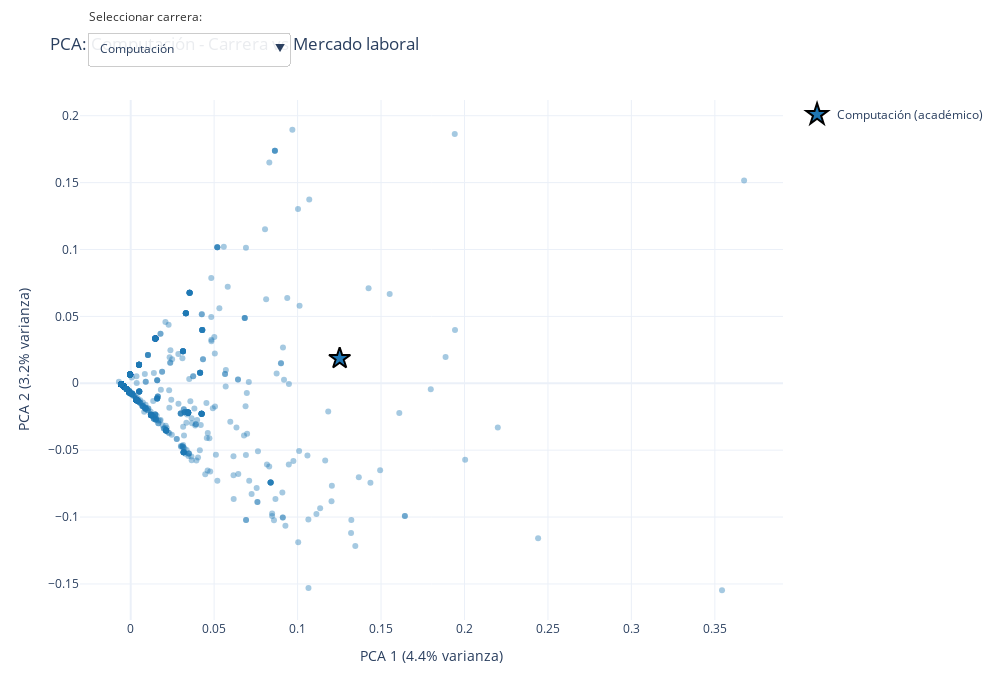

Write notebook code for a chart like this one.
### Markdown cell above
## 7. Configurar layout y exportar

### Code cell
# Configurar layout con dropdown
fig.update_layout(
    title=f'PCA: {nombres_carreras[0]} - Carrera vs Mercado laboral',
    xaxis_title=f'PCA 1 ({pca_global.explained_variance_ratio_[0]*100:.1f}% varianza)',
    yaxis_title=f'PCA 2 ({pca_global.explained_variance_ratio_[1]*100:.1f}% varianza)',
    width=1000,
    height=700,
    template='plotly_white',
    hovermode='closest',
    updatemenus=[
        dict(
            buttons=buttons,
            direction='down',
            pad={'r': 10, 't': 10},
            showactive=True,
            x=0.01,
            xanchor='left',
            y=1.15,
            yanchor='top',
            bgcolor='rgba(255, 255, 255, 0.9)',
            bordercolor='#CCCCCC',
            borderwidth=1
        )
    ],
    annotations=[
        dict(
            text='Seleccionar carrera:',
            showarrow=False,
            x=0.01,
            y=1.18,
            xref='paper',
            yref='paper',
            align='left',
            xanchor='left',
            yanchor='top',
            font=dict(size=12, color='#333333')
        )
    ]
)

# Mostrar en notebook
fig.show()

# Exportar a HTML
nombre_archivo = 'PCA_global.html'
pio.write_html(fig, nombre_archivo, auto_open=False)

print(f"\n{'='*80}")
print(f"✓ Visualización completada exitosamente")
print(f"{'='*80}")
print(f"\nEstadísticas:")
print(f"   - Carreras analizadas: {len(nombres_carreras)}")
print(f"   - Total de puntos: {len(pca_result_global):,}")
print(f"   - Trazas Plotly: {len(fig.data)}")
print(f"\nArchivo generado: {nombre_archivo}")

### Figure 1 — Plotly figure (JSON) as saved in the notebook; plotly's stock layout.template omitted (floating-point values rounded to 4 significant figures; data arrays with more than 128 entries replaced by an {"elided": "..."} marker saying what was removed)
{"data": [{"hovertemplate": "<b>Computación</b><br>Académico<br>PC1: %{x:.3f}<br>PC2: %{y:.3f}<extra></extra>", "legendgroup": "Computación", "marker": {"color": "#1f77b4", "line": {"color": "black", "width": 2}, "size": 16, "symbol": "star"}, "mode": "markers", "name": "Computación (académico)", "type": "scatter", "visible": true, "x": [0.1252], "y": [0.01859]}, {"hovertemplate": "<b>Computación</b><br>Oferta laboral<br>PC1: %{x:.3f}<br>PC2: %{y:.3f}<extra></extra>", "legendgroup": "Computación", "marker": {"color": "#1f77b4", "opacity": 0.4, "size": 6, "symbol": "circle"}, "mode": "markers", "name": "Computación (laboral)", "showlegend": false, "type": "scatter", "visible": true, "x": {"elided": "4101 float values"}, "y": {"elided": "4101 float values"}}, {"hovertemplate": "<b>Ciencias De Datos E IA</b><br>Académico<br>PC1: %{x:.3f}<br>PC2: %{y:.3f}<extra></extra>", "legendgroup": "Ciencias De Datos E IA", "marker": {"color": "#ff7f0e", "line": {"color": "black", "width": 2}, "size": 16, "symbol": "star"}, "mode": "markers", "name": "Ciencias De Datos E IA (académico)", "type": "scatter", "visible": false, "x": [0.9041], "y": [-0.8781]}, {"hovertemplate": "<b>Ciencias De Datos E IA</b><br>Oferta laboral<br>PC1: %{x:.3f}<br>PC2: %{y:.3f}<extra></extra>", "legendgroup": "Ciencias De Datos E IA", "marker": {"color": "#ff7f0e", "opacity": 0.4, "size": 6, "symbol": "circle"}, "mode": "markers", "name": "Ciencias De Datos E IA (laboral)", "showlegend": false, "type": "scatter", "visible": false, "x": {"elided": "4836 float values"}, "y": {"elided": "4836 float values"}}, {"hovertemplate": "<b>Software</b><br>Académico<br>PC1: %{x:.3f}<br>PC2: %{y:.3f}<extra></extra>", "legendgroup": "Software", "marker": {"color": "#2ca02c", "line": {"color": "black", "width": 2}, "size": 16, "symbol": "star"}, "mode": "markers", "name": "Software (académico)", "type": "scatter", "visible": false, "x": [0.2888], "y": [-0.1384]}, {"hovertemplate": "<b>Software</b><br>Oferta laboral<br>PC1: %{x:.3f}<br>PC2: %{y:.3f}<extra></extra>", "legendgroup": "Software", "marker": {"color": "#2ca02c", "opacity": 0.4, "size": 6, "symbol": "circle"}, "mode": "markers", "name": "Software (laboral)", "showlegend": false, "type": "scatter", "visible": false, "x": {"elided": "5873 float values"}, "y": {"elided": "5873 float values"}}, {"hovertemplate": "<b>Sistemas de Información</b><br>Académico<br>PC1: %{x:.3f}<br>PC2: %{y:.3f}<extra></extra>", "legendgroup": "Sistemas de Información", "marker": {"color": "#d62728", "line": {"color": "black", "width": 2}, "size": 16, "symbol": "star"}, "mode": "markers", "name": "Sistemas de Información (académico)", "type": "scatter", "visible": false, "x": [0.1471], "y": [0.01105]}, {"hovertemplate": "<b>Sistemas de Información</b><br>Oferta laboral<br>PC1: %{x:.3f}<br>PC2: %{y:.3f}<extra></extra>", "legendgroup": "Sistemas de Información", "marker": {"color": "#d62728", "opacity": 0.4, "size": 6, "symbol": "circle"}, "mode": "markers", "name": "Sistemas de Información (laboral)", "showlegend": false, "type": "scatter", "visible": false, "x": {"elided": "6157 float values"}, "y": {"elided": "6157 float values"}}, {"hovertemplate": "<b>Administración de Empresas</b><br>Académico<br>PC1: %{x:.3f}<br>PC2: %{y:.3f}<extra></extra>", "legendgroup": "Administración de Empresas", "marker": {"color": "#9467bd", "line": {"color": "black", "width": 2}, "size": 16, "symbol": "star"}, "mode": "markers", "name": "Administración de Empresas (académico)", "type": "scatter", "visible": false, "x": [0.1769], "y": [0.1215]}, {"hovertemplate": "<b>Administración de Empresas</b><br>Oferta laboral<br>PC1: %{x:.3f}<br>PC2: %{y:.3f}<extra></extra>", "legendgroup": "Administración de Empresas", "marker": {"color": "#9467bd", "opacity": 0.4, "size": 6, "symbol": "circle"}, "mode": "markers", "name": "Administración de Empresas (laboral)", "showlegend": false, "type": "scatter", "visible": false, "x": {"elided": "5220 float values"}, "y": {"elided": "5220 float values"}}, {"hovertemplate": "<b>Agroindustria</b><br>Académico<br>PC1: %{x:.3f}<br>PC2: %{y:.3f}<extra></extra>", "legendgroup": "Agroindustria", "marker": {"color": "#8c564b", "line": {"color": "black", "width": 2}, "size": 16, "symbol": "star"}, "mode": "markers", "name": "Agroindustria (académico)", "type": "scatter", "visible": false, "x": [0.07594], "y": [0.002854]}, {"hovertemplate": "<b>Agroindustria</b><br>Oferta laboral<br>PC1: %{x:.3f}<br>PC2: %{y:.3f}<extra></extra>", "legendgroup": "Agroindustria", "marker": {"color": "#8c564b", "opacity": 0.4, "size": 6, "symbol": "circle"}, "mode": "markers", "name": "Agroindustria (laboral)", "showlegend": false, "type": "scatter", "visible": false, "x": {"elided": "1688 float values"}, "y": {"elided": "1688 float values"}}, {"hovertemplate": "<b>Matemática</b><br>Académico<br>PC1: %{x:.3f}<br>PC2: %{y:.3f}<extra></extra>", "legendgroup": "Matemática", "marker": {"color": "#e377c2", "line": {"color": "black", "width": 2}, "size": 16, "symbol": "star"}, "mode": "markers", "name": "Matemática (académico)", "type": "scatter", "visible": false, "x": [0.3567], "y": [-0.0265]}, {"hovertemplate": "<b>Matemática</b><br>Oferta laboral<br>PC1: %{x:.3f}<br>PC2: %{y:.3f}<extra></extra>", "legendgroup": "Matemática", "marker": {"color": "#e377c2", "opacity": 0.4, "size": 6, "symbol": "circle"}, "mode": "markers", "name": "Matemática (laboral)", "showlegend": false, "type": "scatter", "visible": false, "x": {"elided": "399 float values"}, "y": {"elided": "399 float values"}}, {"hovertemplate": "<b>Matemática Aplicada</b><br>Académico<br>PC1: %{x:.3f}<br>PC2: %{y:.3f}<extra></extra>", "legendgroup": "Matemática Aplicada", "marker": {"color": "#7f7f7f", "line": {"color": "black", "width": 2}, "size": 16, "symbol": "star"}, "mode": "markers", "name": "Matemática Aplicada (académico)", "type": "scatter", "visible": false, "x": [0.291], "y": [0.07926]}, {"hovertemplate": "<b>Matemática Aplicada</b><br>Oferta laboral<br>PC1: %{x:.3f}<br>PC2: %{y:.3f}<extra></extra>", "legendgroup": "Matemática Aplicada", "marker": {"color": "#7f7f7f", "opacity": 0.4, "size": 6, "symbol": "circle"}, "mode": "markers", "name": "Matemática Aplicada (laboral)", "showlegend": false, "type": "scatter", "visible": false, "x": {"elided": "383 float values"}, "y": {"elided": "383 float values"}}, {"hovertemplate": "<b>Física</b><br>Académico<br>PC1: %{x:.3f}<br>PC2: %{y:.3f}<extra></extra>", "legendgroup": "Física", "marker": {"color": "#bcbd22", "line": {"color": "black", "width": 2}, "size": 16, "symbol": "star"}, "mode": "markers", "name": "Física (académico)", "type": "scatter", "visible": false, "x": [0.1729], "y": [0.008372]}, {"hovertemplate": "<b>Física</b><br>Oferta laboral<br>PC1: %{x:.3f}<br>PC2: %{y:.3f}<extra></extra>", "legendgroup": "Física", "marker": {"color": "#bcbd22", "opacity": 0.4, "size": 6, "symbol": "circle"}, "mode": "markers", "name": "Física (laboral)", "showlegend": false, "type": "scatter", "visible": false, "x": {"elided": "1614 float values"}, "y": {"elided": "1614 float values"}}, {"hovertemplate": "<b>Geología</b><br>Académico<br>PC1: %{x:.3f}<br>PC2: %{y:.3f}<extra></extra>", "legendgroup": "Geología", "marker": {"color": "#17becf", "line": {"color": "black", "width": 2}, "size": 16, "symbol": "star"}, "mode": "markers", "name": "Geología (académico)", "type": "scatter", "visible": false, "x": [0.1668], "y": [0.09708]}, {"hovertemplate": "<b>Geología</b><br>Oferta laboral<br>PC1: %{x:.3f}<br>PC2: %{y:.3f}<extra></extra>", "legendgroup": "Geología", "marker": {"color": "#17becf", "opacity": 0.4, "size": 6, "symbol": "circle"}, "mode": "markers", "name": "Geología (laboral)", "showlegend": false, "type": "scatter", "visible": false, "x": {"elided": "1074 float values"}, "y": {"elided": "1074 float values"}}, {"hovertemplate": "<b>Ingeniería De La Producción</b><br>Académico<br>PC1: %{x:.3f}<br>PC2: %{y:.3f}<extra></extra>", "legendgroup": "Ingeniería De La Producción", "marker": {"color": "#F0F8FF", "line": {"color": "black", "width": 2}, "size": 16, "symbol": "star"}, "mode": "markers", "name": "Ingeniería De La Producción (académico)", "type": "scatter", "visible": false, "x": [0.2887], "y": [0.2224]}, {"hovertemplate": "<b>Ingeniería De La Producción</b><br>Oferta laboral<br>PC1: %{x:.3f}<br>PC2: %{y:.3f}<extra></extra>", "legendgroup": "Ingeniería De La Producción", "marker": {"color": "#F0F8FF", "opacity": 0.4, "size": 6, "symbol": "circle"}, "mode": "markers", "name": "Ingeniería De La Producción (laboral)", "showlegend": false, "type": "scatter", "visible": false, "x": {"elided": "4503 float values"}, "y": {"elided": "4503 float values"}}, {"hovertemplate": "<b>Materiales</b><br>Académico<br>PC1: %{x:.3f}<br>PC2: %{y:.3f}<extra></extra>", "legendgroup": "Materiales", "marker": {"color": "#FAEBD7", "line": {"color": "black", "width": 2}, "size": 16, "symbol": "star"}, "mode": "markers", "name": "Materiales (académico)", "type": "scatter", "visible": false, "x": [0.3306], "y": [0.2399]}, {"hovertemplate": "<b>Materiales</b><br>Oferta laboral<br>PC1: %{x:.3f}<br>PC2: %{y:.3f}<extra></extra>", "legendgroup": "Materiales", "marker": {"color": "#FAEBD7", "opacity": 0.4, "size": 6, "symbol": "circle"}, "mode": "markers", "name": "Materiales (laboral)", "showlegend": false, "type": "scatter", "visible": false, "x": {"elided": "2127 float values"}, "y": {"elided": "2127 float values"}}, {"hovertemplate": "<b>Mecánica</b><br>Académico<br>PC1: %{x:.3f}<br>PC2: %{y:.3f}<extra></extra>", "legendgroup": "Mecánica", "marker": {"color": "#00FFFF", "line": {"color": "black", "width": 2}, "size": 16, "symbol": "star"}, "mode": "markers", "name": "Mecánica (académico)", "type": "scatter", "visible": false, "x": [0.26], "y": [-0.06364]}, {"hovertemplate": "<b>Mecánica</b><br>Oferta laboral<br>PC1: %{x:.3f}<br>PC2: %{y:.3f}<extra></extra>", "legendgroup": "Mecánica", "marker": {"color": "#00FFFF", "opacity": 0.4, "size": 6, "symbol": "circle"}, "mode": "markers", "name": "Mecánica (laboral)", "showlegend": false, "type": "scatter", "visible": false, "x": {"elided": "1633 float values"}, "y": {"elided": "1633 float values"}}, {"hovertemplate": "<b>Mecatrónica</b><br>Académico<br>PC1: %{x:.3f}<br>PC2: %{y:.3f}<extra></extra>", "legendgroup": "Mecatrónica", "marker": {"color": "#7FFFD4", "line": {"color": "black", "width": 2}, "size": 16, "symbol": "star"}, "mode": "markers", "name": "Mecatrónica (académico)", "type": "scatter", "visible": false, "x": [0.5075], "y": [0.1095]}, {"hovertemplate": "<b>Mecatrónica</b><br>Oferta laboral<br>PC1: %{x:.3f}<br>PC2: %{y:.3f}<extra></extra>", "legendgroup": "Mecatrónica", "marker": {"color": "#7FFFD4", "opacity": 0.4, "size": 6, "symbol": "circle"}, "mode": "markers", "name": "Mecatrónica (laboral)", "showlegend": false, "type": "scatter", "visible": false, "x": {"elided": "1338 float values"}, "y": {"elided": "1338 float values"}}, {"hovertemplate": "<b>Petróleos</b><br>Académico<br>PC1: %{x:.3f}<br>PC2: %{y:.3f}<extra></extra>", "legendgroup": "Petróleos", "marker": {"color": "#F0FFFF", "line": {"color": "black", "width": 2}, "size": 16, "symbol": "star"}, "mode": "markers", "name": "Petróleos (académico)", "type": "scatter", "visible": false, "x": [0.1847], "y": [0.3087]}, {"hovertemplate": "<b>Petróleos</b><br>Oferta laboral<br>PC1: %{x:.3f}<br>PC2: %{y:.3f}<extra></extra>", "legendgroup": "Petróleos", "marker": {"color": "#F0FFFF", "opacity": 0.4, "size": 6, "symbol": "circle"}, "mode": "markers", "name": "Petróleos (laboral)", "showlegend": false, "type": "scatter", "visible": false, "x": {"elided": "1551 float values"}, "y": {"elided": "1551 float values"}}, {"hovertemplate": "<b>Ingeniería Química</b><br>Académico<br>PC1: %{x:.3f}<br>PC2: %{y:.3f}<extra></extra>", "legendgroup": "Ingeniería Química", "marker": {"color": "#F5F5DC", "line": {"color": "black", "width": 2}, "size": 16, "symbol": "star"}, "mode": "markers", "name": "Ingeniería Química (académico)", "type": "scatter", "visible": false, "x": [0.2747], "y": [-0.08214]}, {"hovertemplate": "<b>Ingeniería Química</b><br>Oferta laboral<br>PC1: %{x:.3f}<br>PC2: %{y:.3f}<extra></extra>", "legendgroup": "Ingeniería Química", "marker": {"color": "#F5F5DC", "opacity": 0.4, "size": 6, "symbol": "circle"}, "mode": "markers", "name": "Ingeniería Química (laboral)", "showlegend": false, "type": "scatter", "visible": false, "x": {"elided": "1148 float values"}, "y": {"elided": "1148 float values"}}, {"hovertemplate": "<b>Telecomunicaciones</b><br>Académico<br>PC1: %{x:.3f}<br>PC2: %{y:.3f}<extra></extra>", "legendgroup": "Telecomunicaciones", "marker": {"color": "#FFE4C4", "line": {"color": "black", "width": 2}, "size": 16, "symbol": "star"}, "mode": "markers", "name": "Telecomunicaciones (académico)", "type": "scatter", "visible": false, "x": [0.1861], "y": [-0.03353]}, {"hovertemplate": "<b>Telecomunicaciones</b><br>Oferta laboral<br>PC1: %{x:.3f}<br>PC2: %{y:.3f}<extra></extra>", "legendgroup": "Telecomunicaciones", "marker": {"color": "#FFE4C4", "opacity": 0.4, "size": 6, "symbol": "circle"}, "mode": "markers", "name": "Telecomunicaciones (laboral)", "showlegend": false, "type": "scatter", "visible": false, "x": {"elided": "2935 float values"}, "y": {"elided": "2935 float values"}}, {"hovertemplate": "<b>Ingeniería Civil</b><br>Académico<br>PC1: %{x:.3f}<br>PC2: %{y:.3f}<extra></extra>", "legendgroup": "Ingeniería Civil", "marker": {"color": "#000000", "line": {"color": "black", "width": 2}, "size": 16, "symbol": "star"}, "mode": "markers", "name": "Ingeniería Civil (académico)", "type": "scatter", "visible": false, "x": [0.3196], "y": [0.03003]}, {"hovertemplate": "<b>Ingeniería Civil</b><br>Oferta laboral<br>PC1: %{x:.3f}<br>PC2: %{y:.3f}<extra></extra>", "legendgroup": "Ingeniería Civil", "marker": {"color": "#000000", "opacity": 0.4, "size": 6, "symbol": "circle"}, "mode": "markers", "name": "Ingeniería Civil (laboral)", "showlegend": false, "type": "scatter", "visible": false, "x": {"elided": "3864 float values"}, "y": {"elided": "3864 float values"}}, {"hovertemplate": "<b>Economía</b><br>Académico<br>PC1: %{x:.3f}<br>PC2: %{y:.3f}<extra></extra>", "legendgroup": "Economía", "marker": {"color": "#FFEBCD", "line": {"color": "black", "width": 2}, "size": 16, "symbol": "star"}, "mode": "markers", "name": "Economía (académico)", "type": "scatter", "visible": false, "x": [-0.00567], "y": [-0.0007693]}, {"hovertemplate": "<b>Economía</b><br>Oferta laboral<br>PC1: %{x:.3f}<br>PC2: %{y:.3f}<extra></extra>", "legendgroup": "Economía", "marker": {"color": "#FFEBCD", "opacity": 0.4, "size": 6, "symbol": "circle"}, "mode": "markers", "name": "Economía (laboral)", "showlegend": false, "type": "scatter", "visible": false, "x": {"elided": "2506 float values"}, "y": {"elided": "2506 float values"}}, {"hovertemplate": "<b>Electricidad</b><br>Académico<br>PC1: %{x:.3f}<br>PC2: %{y:.3f}<extra></extra>", "legendgroup": "Electricidad", "marker": {"color": "#0000FF", "line": {"color": "black", "width": 2}, "size": 16, "symbol": "star"}, "mode": "markers", "name": "Electricidad (académico)", "type": "scatter", "visible": false, "x": [0.4532], "y": [0.5318]}, {"hovertemplate": "<b>Electricidad</b><br>Oferta laboral<br>PC1: %{x:.3f}<br>PC2: %{y:.3f}<extra></extra>", "legendgroup": "Electricidad", "marker": {"color": "#0000FF", "opacity": 0.4, "size": 6, "symbol": "circle"}, "mode": "markers", "name": "Electricidad (laboral)", "showlegend": false, "type": "scatter", "visible": false, "x": {"elided": "2066 float values"}, "y": {"elided": "2066 float values"}}, {"hovertemplate": "<b>Electrónica Y Automatización</b><br>Académico<br>PC1: %{x:.3f}<br>PC2: %{y:.3f}<extra></extra>", "legendgroup": "Electrónica Y Automatización", "marker": {"color": "#8A2BE2", "line": {"color": "black", "width": 2}, "size": 16, "symbol": "star"}, "mode": "markers", "name": "Electrónica Y Automatización (académico)", "type": "scatter", "visible": false, "x": [0.325], "y": [0.2447]}, {"hovertemplate": "<b>Electrónica Y Automatización</b><br>Oferta laboral<br>PC1: %{x:.3f}<br>PC2: %{y:.3f}<extra></extra>", "legendgroup": "Electrónica Y Automatización", "marker": {"color": "#8A2BE2", "opacity": 0.4, "size": 6, "symbol": "circle"}, "mode": "markers", "name": "Electrónica Y Automatización (laboral)", "showlegend": false, "type": "scatter", "visible": false, "x": {"elided": "6349 float values"}, "y": {"elided": "6349 float values"}}, {"hovertemplate": "<b>Ingeniería Ambiental</b><br>Académico<br>PC1: %{x:.3f}<br>PC2: %{y:.3f}<extra></extra>", "legendgroup": "Ingeniería Ambiental", "marker": {"color": "#A52A2A", "line": {"color": "black", "width": 2}, "size": 16, "symbol": "star"}, "mode": "markers", "name": "Ingeniería Ambiental (académico)", "type": "scatter", "visible": false, "x": [0.08046], "y": [0.01514]}, {"hovertemplate": "<b>Ingeniería Ambiental</b><br>Oferta laboral<br>PC1: %{x:.3f}<br>PC2: %{y:.3f}<extra></extra>", "legendgroup": "Ingeniería Ambiental", "marker": {"color": "#A52A2A", "opacity": 0.4, "size": 6, "symbol": "circle"}, "mode": "markers", "name": "Ingeniería Ambiental (laboral)", "showlegend": false, "type": "scatter", "visible": false, "x": {"elided": "3295 float values"}, "y": {"elided": "3295 float values"}}], "layout": {"annotations": [{"align": "left", "font": {"color": "#333333", "size": 12}, "showarrow": false, "text": "Seleccionar carrera:", "x": 0.01, "xanchor": "left", "xref": "paper", "y": 1.18, "yanchor": "top", "yref": "paper"}], "height": 700, "hovermode": "closest", "title": {"text": "PCA: Computación - Carrera vs Mercado laboral"}, "updatemenus": [{"bgcolor": "rgba(255, 255, 255, 0.9)", "bordercolor": "#CCCCCC", "borderwidth": 1, "buttons": [{"args": [{"visible": [true, true, false, false, false, false, false, false, false, false, false, false, false, false, false, false, false, false, false, false, false, false, false, false, false, false, false, false, false, false, false, false, false, false, false, false, false, false, false, false, false, false, false, false]}, {"title": "PCA: Computación - Carrera vs Mercado laboral"}], "label": "Computación", "method": "update"}, {"args": [{"visible": [false, false, true, true, false, false, false, false, false, false, false, false, false, false, false, false, false, false, false, false, false, false, false, false, false, false, false, false, false, false, false, false, false, false, false, false, false, false, false, false, false, false, false, false]}, {"title": "PCA: Ciencias De Datos E IA - Carrera vs Mercado laboral"}], "label": "Ciencias De Datos E IA", "method": "update"}, {"args": [{"visible": [false, false, false, false, true, true, false, false, false, false, false, false, false, false, false, false, false, false, false, false, false, false, false, false, false, false, false, false, false, false, false, false, false, false, false, false, false, false, false, false, false, false, false, false]}, {"title": "PCA: Software - Carrera vs Mercado laboral"}], "label": "Software", "method": "update"}, {"args": [{"visible": [false, false, false, false, false, false, true, true, false, false, false, false, false, false, false, false, false, false, false, false, false, false, false, false, false, false, false, false, false, false, false, false, false, false, false, false, false, false, false, false, false, false, false, false]}, {"title": "PCA: Sistemas de Información - Carrera vs Mercado laboral"}], "label": "Sistemas de Información", "method": "update"}, {"args": [{"visible": [false, false, false, false, false, false, false, false, true, true, false, false, false, false, false, false, false, false, false, false, false, false, false, false, false, false, false, false, false, false, false, false, false, false, false, false, false, false, false, false, false, false, false, false]}, {"title": "PCA: Administración de Empresas - Carrera vs Mercado laboral"}], "label": "Administración de Empresas", "method": "update"}, {"args": [{"visible": [false, false, false, false, false, false, false, false, false, false, true, true, false, false, false, false, false, false, false, false, false, false, false, false, false, false, false, false, false, false, false, false, false, false, false, false, false, false, false, false, false, false, false, false]}, {"title": "PCA: Agroindustria - Carrera vs Mercado laboral"}], "label": "Agroindustria", "method": "update"}, {"args": [{"visible": [false, false, false, false, false, false, false, false, false, false, false, false, true, true, false, false, false, false, false, false, false, false, false, false, false, false, false, false, false, false, false, false, false, false, false, false, false, false, false, false, false, false, false, false]}, {"title": "PCA: Matemática - Carrera vs Mercado laboral"}], "label": "Matemática", "method": "update"}, {"args": [{"visible": [false, false, false, false, false, false, false, false, false, false, false, false, false, false, true, true, false, false, false, false, false, false, false, false, false, false, false, false, false, false, false, false, false, false, false, false, false, false, false, false, false, false, false, false]}, {"title": "PCA: Matemática Aplicada - Carrera vs Mercado laboral"}], "label": "Matemática Aplicada", "method": "update"}, {"args": [{"visible": [false, false, false, false, false, false, false, false, false, false, false, false, false, false, false, false, true, true, false, false, false, false, false, false, false, false, false, false, false, false, false, false, false, false, false, false, false, false, false, false, false, false, false, false]}, {"title": "PCA: Física - Carrera vs Mercado laboral"}], "label": "Física", "method": "update"}, {"args": [{"visible": [false, false, false, false, false, false, false, false, false, false, false, false, false, false, false, false, false, false, true, true, false, false, false, false, false, false, false, false, false, false, false, false, false, false, false, false, false, false, false, false, false, false, false, false]}, {"title": "PCA: Geología - Carrera vs Mercado laboral"}], "label": "Geología", "method": "update"}, {"args": [{"visible": [false, false, false, false, false, false, false, false, false, false, false, false, false, false, false, false, false, false, false, false, true, true, false, false, false, false, false, false, false, false, false, false, false, false, false, false, false, false, false, false, false, false, false, false]}, {"title": "PCA: Ingeniería De La Producción - Carrera vs Mercado laboral"}], "label": "Ingeniería De La Producción", "method": "update"}, {"args": [{"visible": [false, false, false, false, false, false, false, false, false, false, false, false, false, false, false, false, false, false, false, false, false, false, true, true, false, false, false, false, false, false, false, false, false, false, false, false, false, false, false, false, false, false, false, false]}, {"title": "PCA: Materiales - Carrera vs Mercado laboral"}], "label": "Materiales", "method": "update"}, {"args": [{"visible": [false, false, false, false, false, false, false, false, false, false, false, false, false, false, false, false, false, false, false, false, false, false, false, false, true, true, false, false, false, false, false, false, false, false, false, false, false, false, false, false, false, false, false, false]}, {"title": "PCA: Mecánica - Carrera vs Mercado laboral"}], "label": "Mecánica", "method": "update"}, {"args": [{"visible": [false, false, false, false, false, false, false, false, false, false, false, false, false, false, false, false, false, false, false, false, false, false, false, false, false, false, true, true, false, false, false, false, false, false, false, false, false, false, false, false, false, false, false, false]}, {"title": "PCA: Mecatrónica - Carrera vs Mercado laboral"}], "label": "Mecatrónica", "method": "update"}, {"args": [{"visible": [false, false, false, false, false, false, false, false, false, false, false, false, false, false, false, false, false, false, false, false, false, false, false, false, false, false, false, false, true, true, false, false, false, false, false, false, false, false, false, false, false, false, false, false]}, {"title": "PCA: Petróleos - Carrera vs Mercado laboral"}], "label": "Petróleos", "method": "update"}, {"args": [{"visible": [false, false, false, false, false, false, false, false, false, false, false, false, false, false, false, false, false, false, false, false, false, false, false, false, false, false, false, false, false, false, true, true, false, false, false, false, false, false, false, false, false, false, false, false]}, {"title": "PCA: Ingeniería Química - Carrera vs Mercado laboral"}], "label": "Ingeniería Química", "method": "update"}, {"args": [{"visible": [false, false, false, false, false, false, false, false, false, false, false, false, false, false, false, false, false, false, false, false, false, false, false, false, false, false, false, false, false, false, false, false, true, true, false, false, false, false, false, false, false, false, false, false]}, {"title": "PCA: Telecomunicaciones - Carrera vs Mercado laboral"}], "label": "Telecomunicaciones", "method": "update"}, {"args": [{"visible": [false, false, false, false, false, false, false, false, false, false, false, false, false, false, false, false, false, false, false, false, false, false, false, false, false, false, false, false, false, false, false, false, false, false, true, true, false, false, false, false, false, false, false, false]}, {"title": "PCA: Ingeniería Civil - Carrera vs Mercado laboral"}], "label": "Ingeniería Civil", "method": "update"}, {"args": [{"visible": [false, false, false, false, false, false, false, false, false, false, false, false, false, false, false, false, false, false, false, false, false, false, false, false, false, false, false, false, false, false, false, false, false, false, false, false, true, true, false, false, false, false, false, false]}, {"title": "PCA: Economía - Carrera vs Mercado laboral"}], "label": "Economía", "method": "update"}, {"args": [{"visible": [false, false, false, false, false, false, false, false, false, false, false, false, false, false, false, false, false, false, false, false, false, false, false, false, false, false, false, false, false, false, false, false, false, false, false, false, false, false, true, true, false, false, false, false]}, {"title": "PCA: Electricidad - Carrera vs Mercado laboral"}], "label": "Electricidad", "method": "update"}, {"args": [{"visible": [false, false, false, false, false, false, false, false, false, false, false, false, false, false, false, false, false, false, false, false, false, false, false, false, false, false, false, false, false, false, false, false, false, false, false, false, false, false, false, false, true, true, false, false]}, {"title": "PCA: Electrónica Y Automatización - Carrera vs Mercado laboral"}], "label": "Electrónica Y Automatización", "method": "update"}, {"args": [{"visible": [false, false, false, false, false, false, false, false, false, false, false, false, false, false, false, false, false, false, false, false, false, false, false, false, false, false, false, false, false, false, false, false, false, false, false, false, false, false, false, false, false, false, true, true]}, {"title": "PCA: Ingeniería Ambiental - Carrera vs Mercado laboral"}], "label": "Ingeniería Ambiental", "method": "update"}, {"args": [{"visible": [true, true, true, true, true, true, true, true, true, true, true, true, true, true, true, true, true, true, true, true, true, true, true, true, true, true, true, true, true, true, true, true, true, true, true, true, true, true, true, true, true, true, true, true]}, {"title": "PCA global: Todas las Carreras vs Mercado laboral"}], "label": "Todas las carreras", "method": "update"}], "direction": "down", "pad": {"r": 10, "t": 10}, "showactive": true, "x": 0.01, "xanchor": "left", "y": 1.15, "yanchor": "top"}], "width": 1000, "xaxis": {"title": {"text": "PCA 1 (4.4% varianza)"}}, "yaxis": {"title": {"text": "PCA 2 (3.2% varianza)"}}}}
